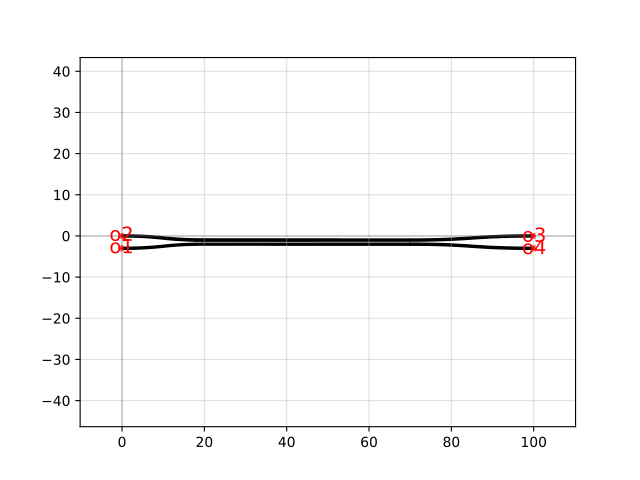

This figure's Python source:
import gdsfactory as gf

c = gf.components.coupler_adiabatic(length1=20.0, length2=50.0, length3=30.0, wg_sep=1.0, input_wg_sep=3.0, output_wg_sep=3.0, dw=0.1, port=[0, 0], direction='EAST', cross_section='strip')
c.plot()
